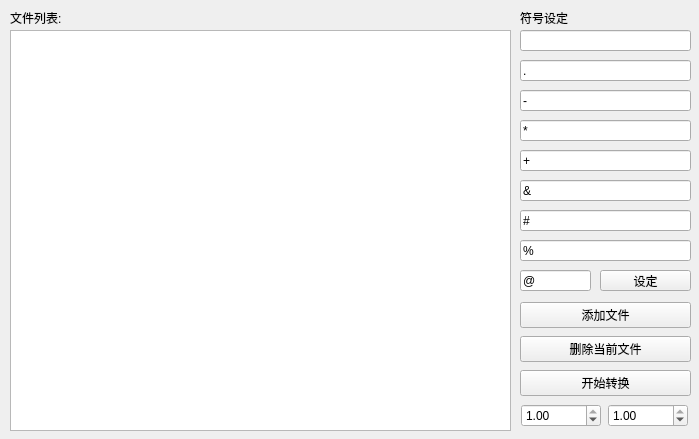
<?xml version="1.0" encoding="UTF-8"?>
<ui version="4.0">
 <class>Widget</class>
 <widget class="QWidget" name="Widget">
  <property name="geometry">
   <rect>
    <x>0</x>
    <y>0</y>
    <width>699</width>
    <height>439</height>
   </rect>
  </property>
  <property name="sizePolicy">
   <sizepolicy hsizetype="Preferred" vsizetype="Preferred">
    <horstretch>0</horstretch>
    <verstretch>0</verstretch>
   </sizepolicy>
  </property>
  <property name="minimumSize">
   <size>
    <width>699</width>
    <height>439</height>
   </size>
  </property>
  <property name="maximumSize">
   <size>
    <width>699</width>
    <height>439</height>
   </size>
  </property>
  <property name="windowTitle">
   <string>HanxvenPicToText</string>
  </property>
  <widget class="QWidget" name="verticalLayoutWidget">
   <property name="geometry">
    <rect>
     <x>520</x>
     <y>300</y>
     <width>171</width>
     <height>101</height>
    </rect>
   </property>
   <layout class="QVBoxLayout" name="verticalLayout">
    <item>
     <widget class="QPushButton" name="btnAddFiles">
      <property name="text">
       <string>添加文件</string>
      </property>
     </widget>
    </item>
    <item>
     <widget class="QPushButton" name="btnDelete">
      <property name="text">
       <string>删除当前文件</string>
      </property>
     </widget>
    </item>
    <item>
     <widget class="QPushButton" name="btnBegin">
      <property name="text">
       <string>开始转换</string>
      </property>
     </widget>
    </item>
   </layout>
  </widget>
  <widget class="QLabel" name="lab">
   <property name="geometry">
    <rect>
     <x>10</x>
     <y>10</y>
     <width>311</width>
     <height>16</height>
    </rect>
   </property>
   <property name="text">
    <string>文件列表:</string>
   </property>
  </widget>
  <widget class="QLineEdit" name="char1">
   <property name="geometry">
    <rect>
     <x>520</x>
     <y>30</y>
     <width>171</width>
     <height>21</height>
    </rect>
   </property>
   <property name="text">
    <string/>
   </property>
  </widget>
  <widget class="QLineEdit" name="char2">
   <property name="geometry">
    <rect>
     <x>520</x>
     <y>60</y>
     <width>171</width>
     <height>21</height>
    </rect>
   </property>
   <property name="text">
    <string>.</string>
   </property>
  </widget>
  <widget class="QLineEdit" name="char3">
   <property name="geometry">
    <rect>
     <x>520</x>
     <y>90</y>
     <width>171</width>
     <height>21</height>
    </rect>
   </property>
   <property name="text">
    <string>-</string>
   </property>
  </widget>
  <widget class="QLineEdit" name="char4">
   <property name="geometry">
    <rect>
     <x>520</x>
     <y>120</y>
     <width>171</width>
     <height>21</height>
    </rect>
   </property>
   <property name="text">
    <string>*</string>
   </property>
  </widget>
  <widget class="QLineEdit" name="char5">
   <property name="geometry">
    <rect>
     <x>520</x>
     <y>150</y>
     <width>171</width>
     <height>21</height>
    </rect>
   </property>
   <property name="text">
    <string>+</string>
   </property>
  </widget>
  <widget class="QLineEdit" name="char6">
   <property name="geometry">
    <rect>
     <x>520</x>
     <y>180</y>
     <width>171</width>
     <height>21</height>
    </rect>
   </property>
   <property name="text">
    <string>&amp;</string>
   </property>
  </widget>
  <widget class="QLineEdit" name="char7">
   <property name="geometry">
    <rect>
     <x>520</x>
     <y>210</y>
     <width>171</width>
     <height>21</height>
    </rect>
   </property>
   <property name="text">
    <string>#</string>
   </property>
  </widget>
  <widget class="QLineEdit" name="char8">
   <property name="geometry">
    <rect>
     <x>520</x>
     <y>240</y>
     <width>171</width>
     <height>21</height>
    </rect>
   </property>
   <property name="text">
    <string>%</string>
   </property>
  </widget>
  <widget class="QLineEdit" name="char9">
   <property name="geometry">
    <rect>
     <x>520</x>
     <y>270</y>
     <width>71</width>
     <height>21</height>
    </rect>
   </property>
   <property name="text">
    <string>@</string>
   </property>
  </widget>
  <widget class="QWidget" name="horizontalLayoutWidget">
   <property name="geometry">
    <rect>
     <x>520</x>
     <y>400</y>
     <width>171</width>
     <height>31</height>
    </rect>
   </property>
   <layout class="QHBoxLayout" name="horizontalLayout">
    <item>
     <widget class="QDoubleSpinBox" name="doubleSpinBox">
      <property name="maximumSize">
       <size>
        <width>80</width>
        <height>16777215</height>
       </size>
      </property>
      <property name="suffix">
       <string/>
      </property>
      <property name="decimals">
       <number>2</number>
      </property>
      <property name="minimum">
       <double>0.010000000000000</double>
      </property>
      <property name="maximum">
       <double>1.000000000000000</double>
      </property>
      <property name="singleStep">
       <double>0.020000000000000</double>
      </property>
      <property name="value">
       <double>1.000000000000000</double>
      </property>
     </widget>
    </item>
    <item>
     <widget class="QDoubleSpinBox" name="doubleSpinBox_2">
      <property name="maximumSize">
       <size>
        <width>80</width>
        <height>16777215</height>
       </size>
      </property>
      <property name="decimals">
       <number>2</number>
      </property>
      <property name="minimum">
       <double>0.010000000000000</double>
      </property>
      <property name="maximum">
       <double>1.000000000000000</double>
      </property>
      <property name="singleStep">
       <double>0.020000000000000</double>
      </property>
      <property name="value">
       <double>1.000000000000000</double>
      </property>
     </widget>
    </item>
   </layout>
  </widget>
  <widget class="QPushButton" name="btnSet">
   <property name="geometry">
    <rect>
     <x>600</x>
     <y>270</y>
     <width>91</width>
     <height>21</height>
    </rect>
   </property>
   <property name="text">
    <string>设定</string>
   </property>
  </widget>
  <widget class="QLabel" name="lab2">
   <property name="geometry">
    <rect>
     <x>520</x>
     <y>10</y>
     <width>68</width>
     <height>15</height>
    </rect>
   </property>
   <property name="text">
    <string>符号设定</string>
   </property>
  </widget>
  <widget class="QListWidget" name="list">
   <property name="geometry">
    <rect>
     <x>10</x>
     <y>30</y>
     <width>501</width>
     <height>401</height>
    </rect>
   </property>
  </widget>
 </widget>
 <resources/>
 <connections/>
</ui>
